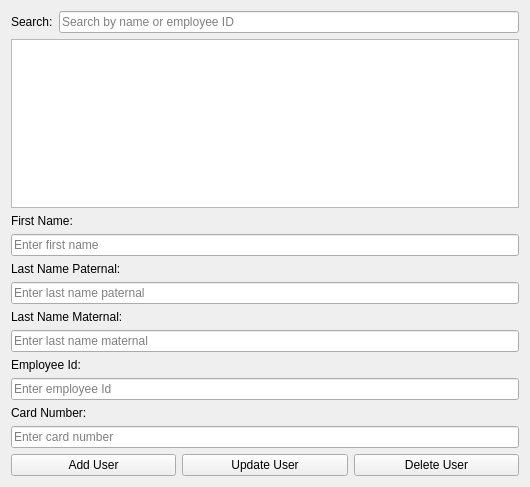
<?xml version="1.0" encoding="UTF-8"?>
<ui version="4.0">
 <class>UserManagement</class>
 <widget class="QWidget" name="UserManagement">
  <property name="geometry">
   <rect>
    <x>0</x>
    <y>0</y>
    <width>530</width>
    <height>487</height>
   </rect>
  </property>
  <property name="windowTitle">
   <string>Form</string>
  </property>
  <property name="windowIcon">
   <iconset theme="QIcon::ThemeIcon::AddressBookNew"/>
  </property>
  <property name="autoFillBackground">
   <bool>false</bool>
  </property>
  <layout class="QVBoxLayout" name="verticalLayout_2" stretch="0,0,0,0,0,0,0,0,0,0,0,0,0">
   <item>
    <layout class="QHBoxLayout" name="hLayoutSearch">
     <item>
      <widget class="QLabel" name="lblSearch">
       <property name="text">
        <string>Search:</string>
       </property>
      </widget>
     </item>
     <item>
      <widget class="QLineEdit" name="txtSearch">
       <property name="placeholderText">
        <string>Search by name or employee ID</string>
       </property>
      </widget>
     </item>
    </layout>
   </item>
   <item>
    <widget class="QTableView" name="tblUsers"/>
   </item>
   <item>
    <widget class="QLabel" name="lblFirstName">
     <property name="text">
      <string>First Name:</string>
     </property>
    </widget>
   </item>
   <item>
    <widget class="QLineEdit" name="txtFirstName">
     <property name="placeholderText">
      <string>Enter first name</string>
     </property>
    </widget>
   </item>
   <item>
    <widget class="QLabel" name="lblLastNamePaternal">
     <property name="text">
      <string>Last Name Paternal:</string>
     </property>
    </widget>
   </item>
   <item>
    <widget class="QLineEdit" name="txtLastNamePaternal">
     <property name="placeholderText">
      <string>Enter last name paternal</string>
     </property>
    </widget>
   </item>
   <item>
    <widget class="QLabel" name="lblLastNameMaternal">
     <property name="text">
      <string>Last Name Maternal:</string>
     </property>
    </widget>
   </item>
   <item>
    <widget class="QLineEdit" name="txtLastNameMaternal">
     <property name="placeholderText">
      <string>Enter last name maternal</string>
     </property>
    </widget>
   </item>
   <item>
    <widget class="QLabel" name="lblEmployeeId">
     <property name="text">
      <string>Employee Id:</string>
     </property>
    </widget>
   </item>
   <item>
    <widget class="QLineEdit" name="txtEmployeeId">
     <property name="placeholderText">
      <string>Enter employee Id</string>
     </property>
    </widget>
   </item>
   <item>
    <widget class="QLabel" name="lblCardNumber">
     <property name="text">
      <string>Card Number:</string>
     </property>
    </widget>
   </item>
   <item>
    <widget class="QLineEdit" name="txtCardNumber">
     <property name="placeholderText">
      <string>Enter card number</string>
     </property>
    </widget>
   </item>
   <item>
    <layout class="QHBoxLayout" name="hLayoutActions">
     <item>
      <widget class="QPushButton" name="btnAddUser">
       <property name="text">
        <string>Add User</string>
       </property>
      </widget>
     </item>
     <item>
      <widget class="QPushButton" name="btnUpdatUser">
       <property name="text">
        <string>Update User</string>
       </property>
      </widget>
     </item>
     <item>
      <widget class="QPushButton" name="btnDeleteUser">
       <property name="text">
        <string>Delete User</string>
       </property>
      </widget>
     </item>
    </layout>
   </item>
  </layout>
 </widget>
 <resources/>
 <connections/>
</ui>
